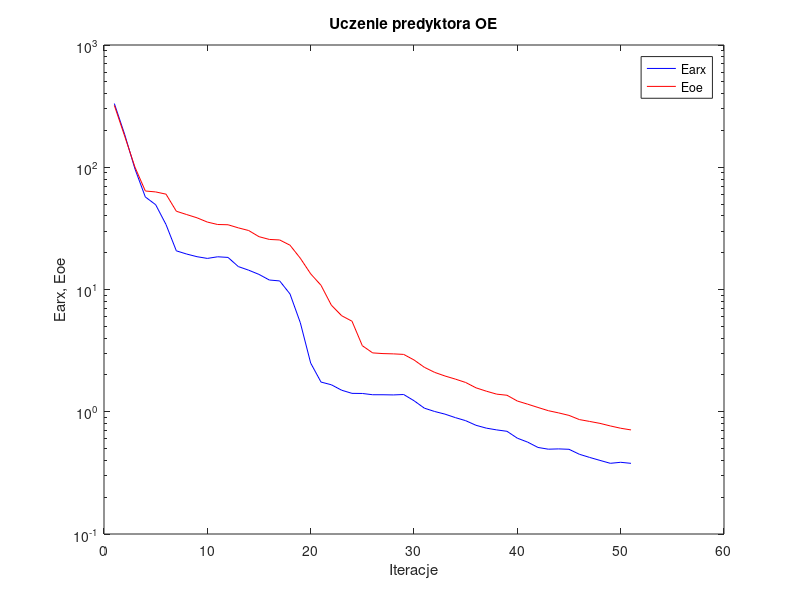
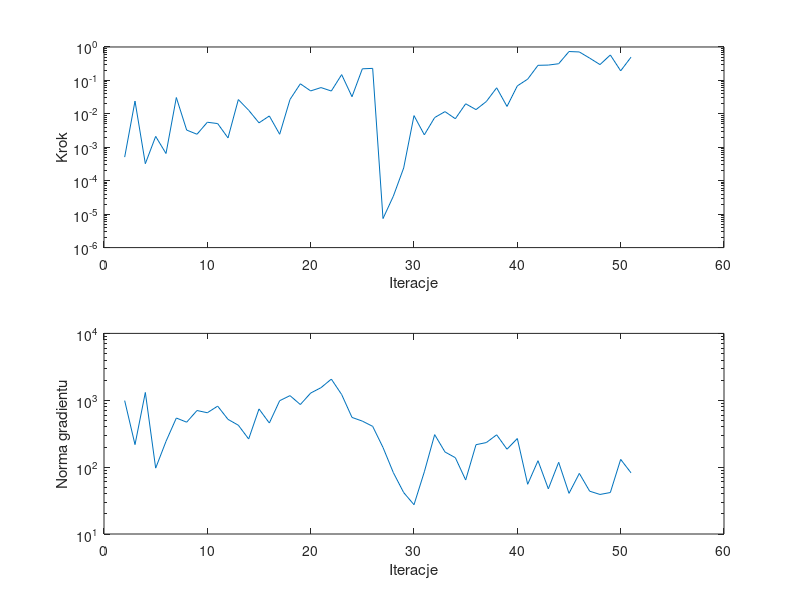

These figures' MATLAB source, in order:
%uczenie predyktora oe
clear all;
n=0; farx(n+1)=3.319853e+002; foe(n+1)=3.208970e+002; wspucz(n+1)=0.000000e+000; ng(n+1)=0.000000e+000;
%odnowa zmiennej metryki
n=1; farx(n+1)=1.855712e+002; foe(n+1)=1.798748e+002; krok(n+1)=5.080539e-004; ng(n+1)=9.885376e+002;
n=2; farx(n+1)=9.665560e+001; foe(n+1)=9.995999e+001; krok(n+1)=2.409244e-002; ng(n+1)=2.172008e+002;
n=3; farx(n+1)=5.713785e+001; foe(n+1)=6.393638e+001; krok(n+1)=3.229906e-004; ng(n+1)=1.308120e+003;
n=4; farx(n+1)=4.938641e+001; foe(n+1)=6.283703e+001; krok(n+1)=2.117016e-003; ng(n+1)=9.664326e+001;
n=5; farx(n+1)=3.401046e+001; foe(n+1)=6.025086e+001; krok(n+1)=6.518159e-004; ng(n+1)=2.428550e+002;
n=6; farx(n+1)=2.071629e+001; foe(n+1)=4.367652e+001; krok(n+1)=3.076926e-002; ng(n+1)=5.426744e+002;
n=7; farx(n+1)=1.949802e+001; foe(n+1)=4.103076e+001; krok(n+1)=3.272561e-003; ng(n+1)=4.700954e+002;
n=8; farx(n+1)=1.855204e+001; foe(n+1)=3.859256e+001; krok(n+1)=2.454245e-003; ng(n+1)=7.023792e+002;
n=9; farx(n+1)=1.796061e+001; foe(n+1)=3.561760e+001; krok(n+1)=5.608324e-003; ng(n+1)=6.507421e+002;
n=10; farx(n+1)=1.852216e+001; foe(n+1)=3.401421e+001; krok(n+1)=5.119766e-003; ng(n+1)=8.171175e+002;
n=11; farx(n+1)=1.830102e+001; foe(n+1)=3.385774e+001; krok(n+1)=1.908037e-003; ng(n+1)=5.179108e+002;
n=12; farx(n+1)=1.540018e+001; foe(n+1)=3.193361e+001; krok(n+1)=2.674687e-002; ng(n+1)=4.234973e+002;
n=13; farx(n+1)=1.438762e+001; foe(n+1)=3.037112e+001; krok(n+1)=1.282772e-002; ng(n+1)=2.635037e+002;
n=14; farx(n+1)=1.328845e+001; foe(n+1)=2.704647e+001; krok(n+1)=5.381741e-003; ng(n+1)=7.413903e+002;
n=15; farx(n+1)=1.195691e+001; foe(n+1)=2.568058e+001; krok(n+1)=8.647968e-003; ng(n+1)=4.565364e+002;
n=16; farx(n+1)=1.175446e+001; foe(n+1)=2.542660e+001; krok(n+1)=2.452346e-003; ng(n+1)=9.846543e+002;
n=17; farx(n+1)=9.194896e+000; foe(n+1)=2.303611e+001; krok(n+1)=2.687524e-002; ng(n+1)=1.172958e+003;
n=18; farx(n+1)=5.345184e+000; foe(n+1)=1.800843e+001; krok(n+1)=7.925655e-002; ng(n+1)=8.628727e+002;
n=19; farx(n+1)=2.502138e+000; foe(n+1)=1.343587e+001; krok(n+1)=4.857442e-002; ng(n+1)=1.282056e+003;
n=20; farx(n+1)=1.749377e+000; foe(n+1)=1.082814e+001; krok(n+1)=6.105720e-002; ng(n+1)=1.542506e+003;
n=21; farx(n+1)=1.662684e+000; foe(n+1)=7.449684e+000; krok(n+1)=4.818488e-002; ng(n+1)=2.072162e+003;
n=22; farx(n+1)=1.499993e+000; foe(n+1)=6.102842e+000; krok(n+1)=1.492217e-001; ng(n+1)=1.217367e+003;
n=23; farx(n+1)=1.414001e+000; foe(n+1)=5.503025e+000; krok(n+1)=3.252259e-002; ng(n+1)=5.537870e+002;
n=24; farx(n+1)=1.411201e+000; foe(n+1)=3.468897e+000; krok(n+1)=2.224108e-001; ng(n+1)=4.878011e+002;
n=25; farx(n+1)=1.377800e+000; foe(n+1)=3.030094e+000; krok(n+1)=2.292046e-001; ng(n+1)=4.073160e+002;
%odnowa zmiennej metryki
n=26; farx(n+1)=1.377445e+000; foe(n+1)=2.990895e+000; krok(n+1)=7.381362e-006; ng(n+1)=1.968604e+002;
n=27; farx(n+1)=1.373002e+000; foe(n+1)=2.975172e+000; krok(n+1)=3.444097e-005; ng(n+1)=8.281311e+001;
n=28; farx(n+1)=1.383760e+000; foe(n+1)=2.945543e+000; krok(n+1)=2.406525e-004; ng(n+1)=4.167316e+001;
n=29; farx(n+1)=1.231207e+000; foe(n+1)=2.653562e+000; krok(n+1)=8.865514e-003; ng(n+1)=2.741892e+001;
n=30; farx(n+1)=1.070058e+000; foe(n+1)=2.310388e+000; krok(n+1)=2.359800e-003; ng(n+1)=8.513998e+001;
n=31; farx(n+1)=1.004835e+000; foe(n+1)=2.099312e+000; krok(n+1)=7.757015e-003; ng(n+1)=3.062107e+002;
n=32; farx(n+1)=9.560017e-001; foe(n+1)=1.960634e+000; krok(n+1)=1.165911e-002; ng(n+1)=1.684655e+002;
n=33; farx(n+1)=8.954079e-001; foe(n+1)=1.849960e+000; krok(n+1)=7.144846e-003; ng(n+1)=1.384303e+002;
n=34; farx(n+1)=8.452959e-001; foe(n+1)=1.735569e+000; krok(n+1)=2.000182e-002; ng(n+1)=6.417190e+001;
n=35; farx(n+1)=7.748686e-001; foe(n+1)=1.569417e+000; krok(n+1)=1.339882e-002; ng(n+1)=2.165319e+002;
n=36; farx(n+1)=7.343971e-001; foe(n+1)=1.473246e+000; krok(n+1)=2.339865e-002; ng(n+1)=2.330762e+002;
n=37; farx(n+1)=7.105517e-001; foe(n+1)=1.393240e+000; krok(n+1)=6.013604e-002; ng(n+1)=3.043772e+002;
n=38; farx(n+1)=6.919990e-001; foe(n+1)=1.364354e+000; krok(n+1)=1.664870e-002; ng(n+1)=1.852976e+002;
n=39; farx(n+1)=6.078634e-001; foe(n+1)=1.224007e+000; krok(n+1)=6.864555e-002; ng(n+1)=2.678153e+002;
n=40; farx(n+1)=5.643310e-001; foe(n+1)=1.153437e+000; krok(n+1)=1.090844e-001; ng(n+1)=5.540383e+001;
n=41; farx(n+1)=5.104121e-001; foe(n+1)=1.084011e+000; krok(n+1)=2.828655e-001; ng(n+1)=1.247547e+002;
n=42; farx(n+1)=4.940637e-001; foe(n+1)=1.020291e+000; krok(n+1)=2.876382e-001; ng(n+1)=4.733324e+001;
n=43; farx(n+1)=4.967822e-001; foe(n+1)=9.784219e-001; krok(n+1)=3.155149e-001; ng(n+1)=1.181245e+002;
n=44; farx(n+1)=4.930702e-001; foe(n+1)=9.337295e-001; krok(n+1)=7.310195e-001; ng(n+1)=4.053046e+001;
n=45; farx(n+1)=4.491467e-001; foe(n+1)=8.631058e-001; krok(n+1)=7.101669e-001; ng(n+1)=8.059869e+001;
n=46; farx(n+1)=4.230012e-001; foe(n+1)=8.331838e-001; krok(n+1)=4.641165e-001; ng(n+1)=4.367622e+001;
n=47; farx(n+1)=3.999546e-001; foe(n+1)=8.033870e-001; krok(n+1)=2.974827e-001; ng(n+1)=3.902802e+001;
n=48; farx(n+1)=3.786867e-001; foe(n+1)=7.654662e-001; krok(n+1)=5.770438e-001; ng(n+1)=4.170972e+001;
n=49; farx(n+1)=3.859975e-001; foe(n+1)=7.330413e-001; krok(n+1)=1.933624e-001; ng(n+1)=1.305513e+002;
n=50; farx(n+1)=3.784212e-001; foe(n+1)=7.101013e-001; krok(n+1)=4.951781e-001; ng(n+1)=8.227019e+001;

figure; semilogy(farx,'b'); hold on; semilogy(foe,'r'); xlabel('Iteracje'); ylabel('Earx, Eoe'); legend('Earx','Eoe'); title('Uczenie predyktora OE');
figure; subplot(2,1,1); semilogy(krok); xlabel('Iteracje'); ylabel('Krok');
subplot(2,1,2); semilogy(ng); xlabel('Iteracje'); ylabel('Norma gradientu');
Earx=farx(n+1)
Eoe=foe(n+1)
